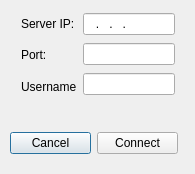
<?xml version="1.0" encoding="UTF-8"?>
<ui version="4.0">
 <class>DlgConnection</class>
 <widget class="QDialog" name="DlgConnection">
  <property name="geometry">
   <rect>
    <x>0</x>
    <y>0</y>
    <width>195</width>
    <height>174</height>
   </rect>
  </property>
  <property name="windowTitle">
   <string>Connect To Server</string>
  </property>
  <widget class="QWidget" name="layoutWidget">
   <property name="geometry">
    <rect>
     <x>10</x>
     <y>130</y>
     <width>168</width>
     <height>26</height>
    </rect>
   </property>
   <layout class="QHBoxLayout" name="horizontalLayout">
    <item>
     <widget class="QPushButton" name="pushButton_cancel">
      <property name="text">
       <string>Cancel</string>
      </property>
     </widget>
    </item>
    <item>
     <widget class="QPushButton" name="pushButton_connect">
      <property name="text">
       <string>Connect</string>
      </property>
     </widget>
    </item>
   </layout>
  </widget>
  <widget class="QWidget" name="">
   <property name="geometry">
    <rect>
     <x>21</x>
     <y>11</y>
     <width>154</width>
     <height>88</height>
    </rect>
   </property>
   <layout class="QHBoxLayout" name="horizontalLayout_2">
    <item>
     <layout class="QVBoxLayout" name="verticalLayout_2">
      <item>
       <widget class="QLabel" name="label">
        <property name="text">
         <string>Server IP:</string>
        </property>
       </widget>
      </item>
      <item>
       <widget class="QLabel" name="label_2">
        <property name="text">
         <string>Port:</string>
        </property>
       </widget>
      </item>
      <item>
       <widget class="QLabel" name="label_3">
        <property name="text">
         <string>Username</string>
        </property>
       </widget>
      </item>
     </layout>
    </item>
    <item>
     <layout class="QVBoxLayout" name="verticalLayout">
      <item>
       <widget class="QLineEdit" name="lineServerIP">
        <property name="inputMask">
         <string>000.000.000.000; </string>
        </property>
       </widget>
      </item>
      <item>
       <widget class="QLineEdit" name="lineServerPort">
        <property name="inputMask">
         <string>99999; </string>
        </property>
       </widget>
      </item>
      <item>
       <widget class="QLineEdit" name="lineEdit"/>
      </item>
     </layout>
    </item>
   </layout>
  </widget>
 </widget>
 <resources/>
 <connections>
  <connection>
   <sender>pushButton_cancel</sender>
   <signal>clicked()</signal>
   <receiver>DlgConnection</receiver>
   <slot>close()</slot>
   <hints>
    <hint type="sourcelabel">
     <x>50</x>
     <y>142</y>
    </hint>
    <hint type="destinationlabel">
     <x>109</x>
     <y>64</y>
    </hint>
   </hints>
  </connection>
  <connection>
   <sender>pushButton_connect</sender>
   <signal>clicked()</signal>
   <receiver>DlgConnection</receiver>
   <slot>connectTo()</slot>
   <hints>
    <hint type="sourcelabel">
     <x>136</x>
     <y>142</y>
    </hint>
    <hint type="destinationlabel">
     <x>97</x>
     <y>86</y>
    </hint>
   </hints>
  </connection>
 </connections>
 <slots>
  <slot>connectTo()</slot>
 </slots>
</ui>
